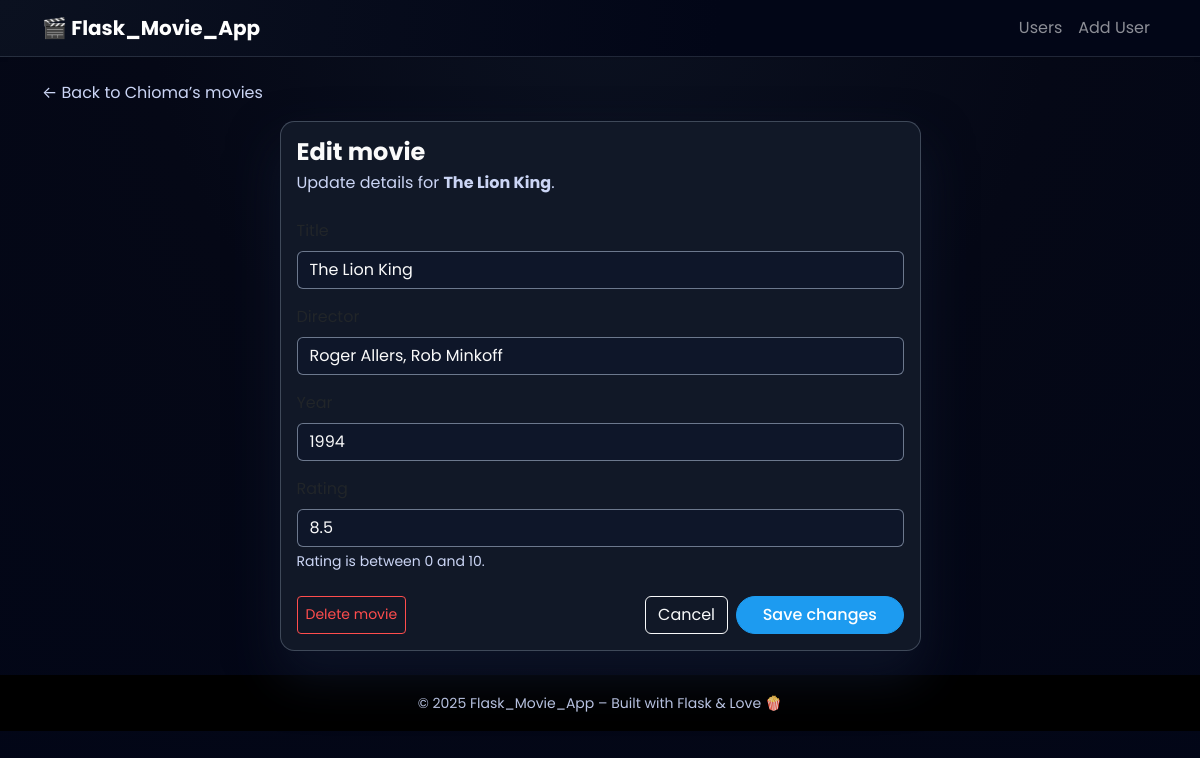
Screenshot of /users/1/update_movie/1 with the database file from the repository.
### models.py (models this page shows)
class User(db.Model):
    __tablename__ = "users"
    id = db.Column(db.Integer, primary_key=True)
    name = db.Column(db.String(100), nullable=False)
    movies = db.relationship(
        "Movie",
        back_populates="user",
        cascade="all, delete-orphan",
    )
    reviews = db.relationship(
        "Review",
        back_populates="user",
        cascade="all, delete-orphan",
    )

class Movie(db.Model):
    __tablename__ = "movies"
    id = db.Column(db.Integer, primary_key=True)
    name = db.Column(db.String(200), nullable=False)
    director = db.Column(db.String(200), nullable=False)
    year = db.Column(db.Integer, nullable=False)
    rating = db.Column(db.Float, nullable=False)
    user_id = db.Column(db.Integer, db.ForeignKey("users.id"), nullable=False)
    user = db.relationship("User", back_populates="movies")
    reviews = db.relationship(
        "Review",
        back_populates="movie",
        cascade="all, delete-orphan",
    )

### app.py (the view, shortened to what this page needs)
@app.route("/users/<int:user_id>/update_movie/<int:movie_id>", methods=["GET", "POST"])
def update_movie(user_id, movie_id):
	user = get_user_or_404(user_id)
	movie = data_manager.get_movie(movie_id)
	if movie is None:
		abort(404)
	return render_template("update_movie.html", user_id=user_id, user=user, movie=movie)

### app.py (called while the page is built)
def get_user_or_404(user_id: int):
	user = data_manager.get_user(user_id)
	if user is None:
		abort(404)
	return user

### datamanager/sqlite_data_manager.py (called while the page is built)
	def get_user(self, user_id: int) -> Optional[User]:
		return self.session.get(User, user_id)

	def get_movie(self, movie_id: int) -> Optional[Movie]:
		"""Return a single movie by ID, or None if not found."""
		return self.session.get(Movie, movie_id)

### templates/update_movie.html (shortened to what this page needs)
{% extends "base.html" %}
{% block content %}
  <div class="mb-3">
    <a href="{{ url_for('user_movies', user_id=user['id']) }}" class="text-decoration-none text-secondary">
      ← Back to {{ user['name'] }}’s movies
    </a>
  </div>
  <div class="row justify-content-center">
    <div class="col-12 col-md-10 col-lg-7">
      <div class="card user-card">
        <div class="card-body">
          <h1 class="h4 fw-bold mb-1">Edit movie</h1>
          <p class="text-secondary mb-4">
            Update details for <strong>{{ movie['name'] }}</strong>.
          </p>
          <form method="post">
            <div class="mb-3">
              <label for="name" class="form-label">Title</label>
              <input
                type="text"
                class="form-control"
                id="name"
                name="name"
                value="{{ movie['name'] }}"
                required
              >
            </div>
            <div class="mb-3">
              <label for="director" class="form-label">Director</label>
              <input
                type="text"
                class="form-control"
                id="director"
                name="director"
                value="{{ movie['director'] }}"
                required
              >
            </div>
            <div class="mb-3">
              <label for="year" class="form-label">Year</label>
              <input
                type="number"
                class="form-control"
                id="year"
                name="year"
                min="1888"
                max="2100"
                value="{{ movie['year'] }}"
                required
              >
            </div>
            <div class="mb-4">
              <label for="rating" class="form-label">Rating</label>
              <input
                type="number"
                class="form-control"
                id="rating"
                name="rating"
                min="0"
                max="10"
                step="0.1"
                value="{{ movie['rating'] }}"
                required
              >
              <div class="form-text">
                Rating is between 0 and 10.
              </div>
            </div>
            <div class="d-flex justify-content-between flex-wrap gap-2">
              <form
                action="{{ url_for('delete_movie', user_id=user['id'], movie_id=movie['id']) }}"
                method="post"
              >
                <button type="submit" class="btn btn-outline-danger btn-sm">
                  Delete movie
                </button>
              </form>
              <div class="d-flex gap-2 ms-auto">
                <a href="{{ url_for('user_movies', user_id=user['id']) }}" class="btn btn-outline-light">
                  Cancel
                </a>
                <button type="submit" class="btn btn-primary">
                  Save changes
                </button>
              </div>
            </div>
          </form>
        </div>
      </div>
    </div>
  </div>
{% endblock %}

### static/css/style.css (style rules this page uses)
:root { --bg-main: #050816; --bg-card: #111827; --accent: #1d9bf0; --accent-soft: rgba(29, 155, 240, 0.4); }
body { color: #fafafa }
body { font-family: "Poppins", system-ui, -apple-system, BlinkMacSystemFont, "Segoe UI", sans-serif; background: radial-gradient(circle at top, #0b1120 0, var(--bg-main) 45%, #020617 100%); color: #f9fafb; min-height: 100vh; }
.text-secondary { color: #cbd5f5 !important; }
h1, h2, h3, span { color: #fafafa !important; }
.btn-primary { background: var(--accent); border-color: var(--accent); font-weight: 500; border-radius: 999px; padding-inline: 1.6rem; }
.btn-outline-danger { color: #ff4d4d !important; border-color: #ff4d4d !important; }
.form-control, .form-select { background: rgba(15, 23, 42, 0.95); border-color: rgba(148, 163, 184, 0.7); color: #fafafa; }
.form-control::placeholder { color: rgba(148, 163, 184, 0.8); }
.form-text { color: #cbd5f5 !important; }
.user-card, .movie-card { background: var(--bg-card); border-radius: 0.9rem; border: 1px solid rgba(148, 163, 184, 0.35); box-shadow: 0 25px 50px rgba(15, 23, 42, 0.8); transition: transform 0.18s ease, box-shadow 0.18s ease, border-color 0.18s ease, background 0.18s ease; }

### rows the page displays
User: name "Chioma"
Movie: name "The Lion King", director "Roger Allers, Rob Minkoff", year "1994", rating "8.5"

### other values shown
{{ 2025 }} "2025"
